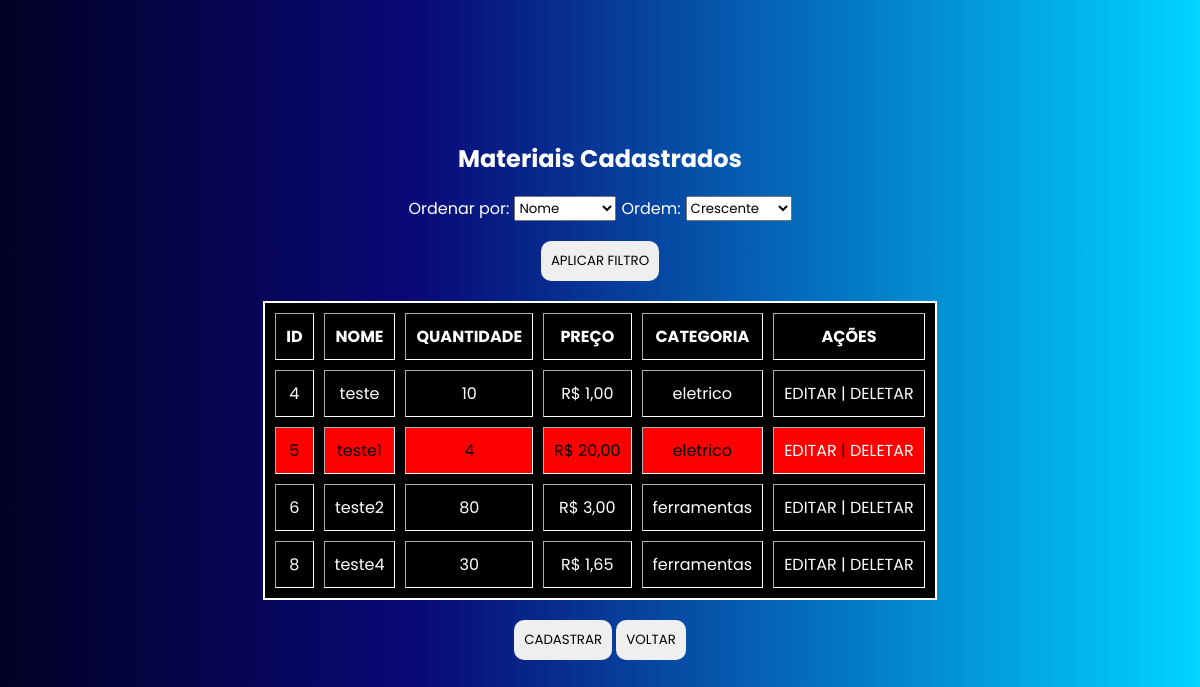
The page /src/pages/list.php on the database its author committed.
### tables this page shows
CREATE TABLE `material` (
  `id` int(11) NOT NULL,
  `nome` varchar(100) NOT NULL,
  `quantidade` int(11) NOT NULL,
  `preco` decimal(10,2) NOT NULL,
  `categoriaID` int(11) NOT NULL
);

CREATE TABLE `categoria` (
  `id` int(11) NOT NULL,
  `nome` varchar(100) NOT NULL
);

### src/pages/list.php (the view, shortened to what this page needs)
<?php
include '../../src/data/dbConfig.php';
$orderBy = isset($_GET['order_by']) ? $_GET['order_by'] : 'nome';
$orderDir = isset($_GET['order_dir']) ? $_GET['order_dir'] : 'ASC';
$stmt = $pdo->prepare("SELECT m.*, c.nome AS categoria_nome FROM material m
                       LEFT JOIN categoria c ON m.categoriaID = c.id
                       ORDER BY m.{$orderBy} {$orderDir}");
$stmt->execute();
$materiais = $stmt->fetchAll(PDO::FETCH_ASSOC);
?>
<!DOCTYPE html>
<html lang="pt-BR">
<head>
     <link rel="stylesheet" href="../../src/css/list.css">
</head>
<body>
    <form method="get">
        <h2>Materiais Cadastrados</h2>
       <div class="select">
            <label for="order_by">Ordenar por:</label>
                <select name="order_by" id="order_by">
                    <option value="nome" <?= ($orderBy == 'nome') ? 'selected' : '' ?>>Nome</option>
                </select>
            <label for="order_dir">Ordem:</label>
                <select name="order_dir" id="order_dir">
                    <option value="ASC" <?= ($orderDir == 'ASC') ? 'selected' : '' ?>>Crescente</option>
                </select>
       </div>
        <button type="submit">Aplicar Filtro</button>
    </form>
    <?php if (count($materiais) > 0): ?>
        <table border="1" cellpadding="5" cellspacing="0">
            <thead>
                <tr>
                    <th>ID</th>
                    <th>Nome</th>
                    <th>Quantidade</th>
                    <th>Preço</th>
                    <th>Categoria</th>
                    <th>Ações</th>
                </tr>
            </thead>
            <tbody>
                <?php foreach ($materiais as $material): ?>
                  <tr style="<?= $material['quantidade'] <= 5 ? 'background-color: #ff0000; color: #000;' : '' ?>">
                        <td><?= $material['id'] ?></td>
                        <td><?= htmlspecialchars($material['nome']) ?></td>
                        <td><?= $material['quantidade'] ?></td>
                        <td>R$ <?= number_format($material['preco'], 2, ',', '.') ?></td>
                        <td><?= htmlspecialchars($material['categoria_nome']) ?></td>
                        <td>
                            <a href="edit.php?id=<?= $material['id'] ?>">Editar</a> |
                            <a href="delete.php?id=<?= $material['id'] ?>" onclick="return confirm('Tem certeza que deseja excluir este material?');">Deletar</a>
                        </td>
                    </tr>
                <?php endforeach; ?>
            </tbody>
        </table>
        <div class="btn">
             <button type="submit"><a href="register.php">cadastrar</a></button>
            <button type="submit"><a href="../../index.php">voltar</a></button>
        </div>
    <?php else: ?>
        <p>Nenhum material cadastrado.</p>
    <?php endif; ?>
</body>
</html>

### src/css/list.css (style rules this page uses)
* { padding: 0; margin: 0; box-sizing: border-box; font-family: "Poppins", sans-serif; }
body { display: flex; align-items: center; justify-content: center; height: 100vh; gap: 20px; background: linear-gradient(90deg,rgba(2, 0, 36, 1) 0%, rgba(9, 9, 121, 1) 35%, rgba(0, 212, 255, 1) 100%); display: flex; align-items: center; justify-content: center; flex-direction: column; color: white; }
form { display: flex; align-items: center; justify-content: center; flex-direction: column; }
form button { margin-top: 20px; border: none; border-radius: 10px; padding: 10px; text-transform: uppercase; }
.select { display: flex; margin-top: 20px; gap: 5px; outline: none; }
table { border-collapse: separate; border-spacing: 10px; border: 2px solid white; background-color: black; }
table thead { text-transform: uppercase; }
table td, th { padding: 10px; text-align: center; }
a { text-decoration: none; color: white; text-transform: uppercase; }
.btn button { padding: 10px !important; border: none !important; text-transform: uppercase !important; border-radius: 10px !important; }
.btn button a { text-decoration: none !important; color: black !important; }

### rows shown on the page
material: id "4", nome "teste", quantidade "10", preco "1,00", categoriaID.nome "eletrico"
material: id "5", nome "teste1", quantidade "4", preco "20,00", categoriaID.nome "eletrico"
material: id "6", nome "teste2", quantidade "80", preco "3,00", categoriaID.nome "ferramentas"
material: id "8", nome "teste4", quantidade "30", preco "1,65", categoriaID.nome "ferramentas"
